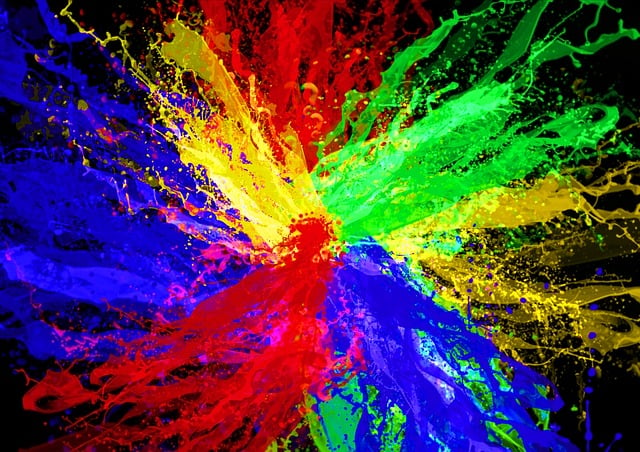
#> input picture hw1/Dataset_OpenCvDl_Hw1/Q1_image/rgb.jpg, 640 x 452 px
$ python -i q1_image_processing.py   (imports and definitions only)
#> lines starting #> are read from the running program, lines starting #| are printed output that depends on the picture
#> further down, picture is the input picture: shape (452, 640, 3); mean B, G, R 68.8, 60.7, 79.9
import cv2
import numpy as np

def color_separation(image):
    if image is None:
        print("No image loaded")
        return
    b, g, r = cv2.split(image)
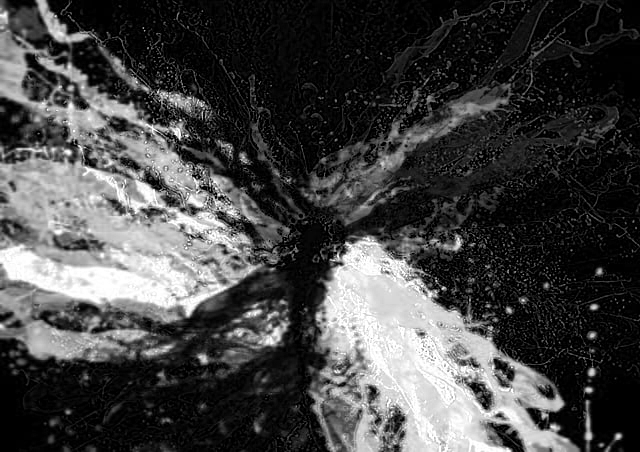
#> b: shape (452, 640); min 0, max 255, mean 68.8
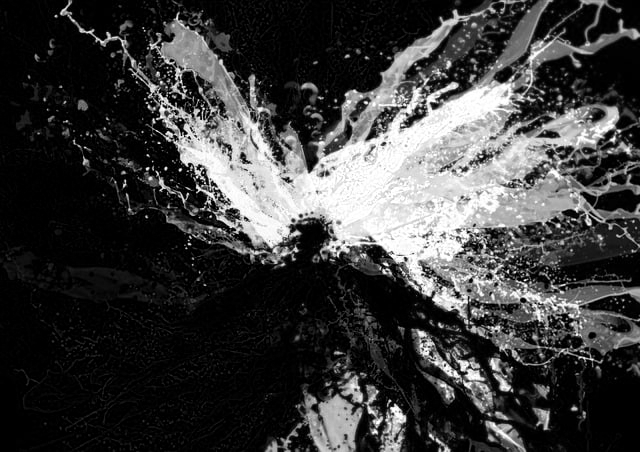
#> g: shape (452, 640); min 0, max 255, mean 60.7
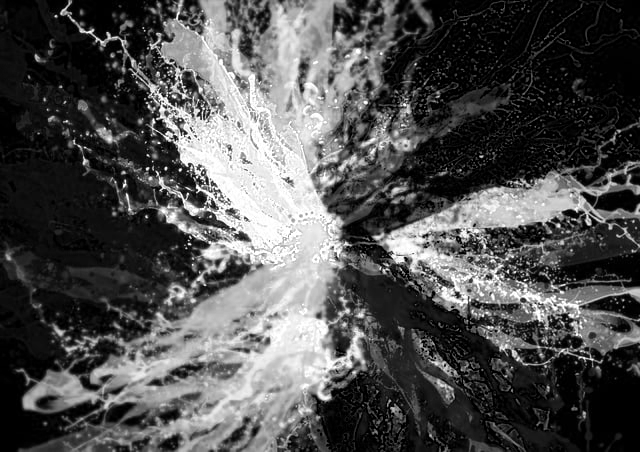
#> r: shape (452, 640); min 0, max 255, mean 79.9
    zeros = np.zeros_like(b)

    b_img = cv2.merge([b, zeros, zeros])
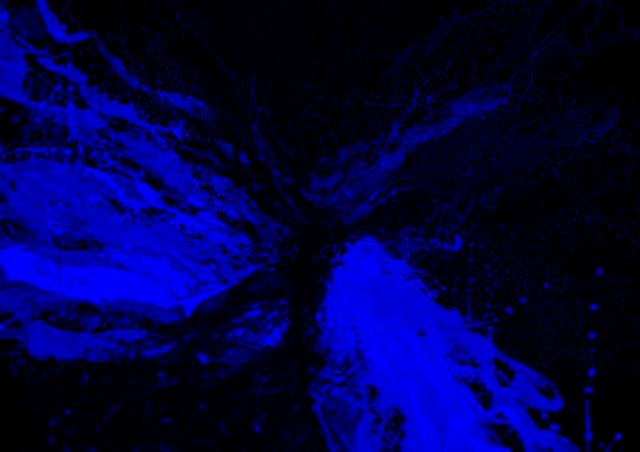
#> b_img: shape (452, 640, 3); mean of channels 0, 1, 2 68.8, 0, 0; drawn as B, G, R
    g_img = cv2.merge([zeros, g, zeros])
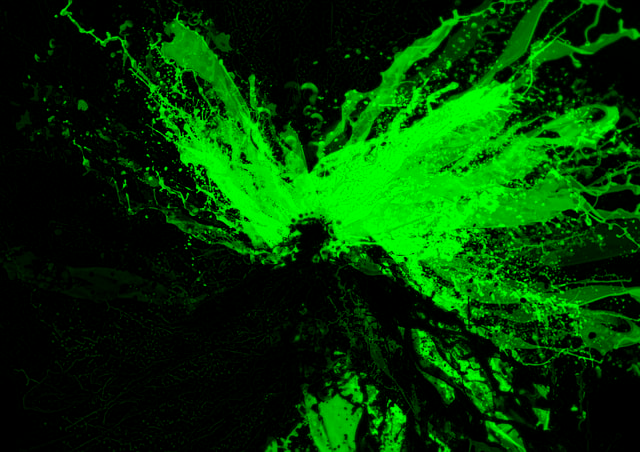
#> g_img: shape (452, 640, 3); mean of channels 0, 1, 2 0, 60.7, 0; drawn as B, G, R
    r_img = cv2.merge([zeros, zeros, r])
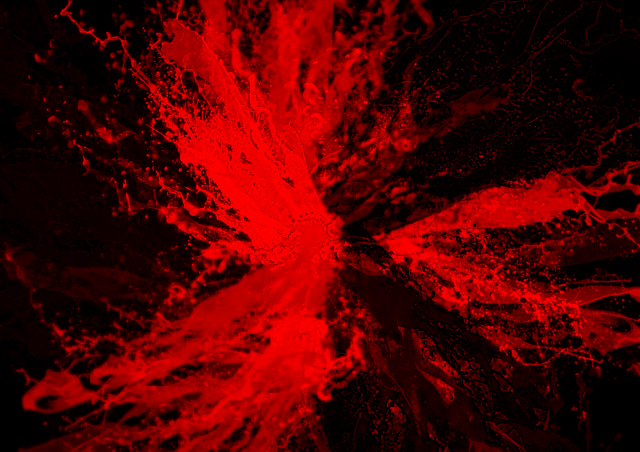
#> r_img: shape (452, 640, 3); mean of channels 0, 1, 2 0, 0, 79.9; drawn as B, G, R

    cv2.imshow("B Channel", b_img)
    cv2.imshow("G Channel", g_img)
    cv2.imshow("R Channel", r_img)
    print("1.1 Color Separation done.")
    cv2.waitKey(1)
    return b, g, r


def color_transformation(image):
    if image is None:
        print("No image loaded.")
        return
    print("Running 1.2 Color Transformation...")

    # === Q1: 用 OpenCV 轉灰階 ===
    cv_gray = cv2.cvtColor(image, cv2.COLOR_BGR2GRAY)
    cv2.imshow("Q1 - cv_gray (cv2.cvtColor)", cv_gray)

    # === Q2: 自行平均灰階 ===
    b, g, r = cv2.split(image)
    avg_gray = ((b / 3) + (g / 3) + (r / 3)).astype(np.uint8)
    cv2.imshow("Q2 - avg_gray ((b+g+r)/3)", avg_gray)

    cv2.waitKey(1)  # 讓 OpenCV 視窗顯示出來
    print("1.2 Color Transformation done.")

>>> import cv2
>>> picture = cv2.imread('Dataset_OpenCvDl_Hw1/Q1_image/rgb.jpg')
>>> result = color_separation(picture)
